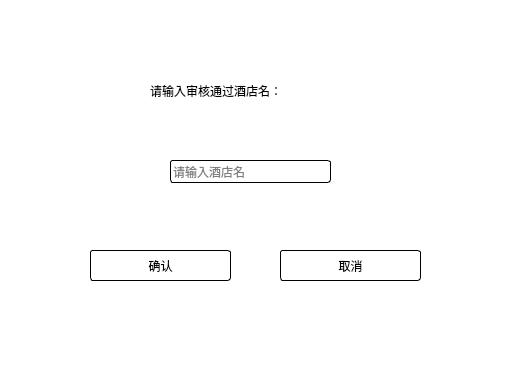
<?xml version="1.0" encoding="UTF-8"?>
<ui version="4.0">
 <class>CheckHotel</class>
 <widget class="QDialog" name="CheckHotel">
  <property name="geometry">
   <rect>
    <x>0</x>
    <y>0</y>
    <width>524</width>
    <height>384</height>
   </rect>
  </property>
  <property name="windowTitle">
   <string>审核酒店</string>
  </property>
  <property name="windowIcon">
   <iconset resource="icon.qrc">
    <normaloff>:/myimages/icon/审核.png</normaloff>:/myimages/icon/审核.png</iconset>
  </property>
  <property name="styleSheet">
   <string notr="true">background-color: rgb(255, 255, 255);</string>
  </property>
  <widget class="QLabel" name="label">
   <property name="geometry">
    <rect>
     <x>150</x>
     <y>70</y>
     <width>311</width>
     <height>41</height>
    </rect>
   </property>
   <property name="styleSheet">
    <string notr="true">font: 12pt &quot;张海山锐谐体&quot;;</string>
   </property>
   <property name="text">
    <string>请输入审核通过酒店名： </string>
   </property>
  </widget>
  <widget class="QLineEdit" name="hotelNameInput">
   <property name="geometry">
    <rect>
     <x>170</x>
     <y>160</y>
     <width>161</width>
     <height>23</height>
    </rect>
   </property>
   <property name="styleSheet">
    <string notr="true">border-radius: 3px;
border: 1px solid rgb(0, 0, 0);</string>
   </property>
   <property name="placeholderText">
    <string>请输入酒店名</string>
   </property>
  </widget>
  <widget class="QPushButton" name="checkButton">
   <property name="geometry">
    <rect>
     <x>90</x>
     <y>250</y>
     <width>141</width>
     <height>31</height>
    </rect>
   </property>
   <property name="focusPolicy">
    <enum>Qt::NoFocus</enum>
   </property>
   <property name="styleSheet">
    <string notr="true">font: 25 12pt &quot;3ds Light&quot;;
border-radius: 3px;
border: 1px solid rgb(0, 0, 0);
font: 12pt &quot;张海山锐谐体&quot;;</string>
   </property>
   <property name="text">
    <string>确认</string>
   </property>
  </widget>
  <widget class="QPushButton" name="cancelButton">
   <property name="geometry">
    <rect>
     <x>280</x>
     <y>250</y>
     <width>141</width>
     <height>31</height>
    </rect>
   </property>
   <property name="focusPolicy">
    <enum>Qt::NoFocus</enum>
   </property>
   <property name="styleSheet">
    <string notr="true">font: 25 12pt &quot;3ds Light&quot;;
border-radius: 3px;
border: 1px solid rgb(0, 0, 0);
font: 12pt &quot;张海山锐谐体&quot;;</string>
   </property>
   <property name="text">
    <string>取消</string>
   </property>
  </widget>
 </widget>
 <resources>
  <include location="icon.qrc"/>
 </resources>
 <connections>
  <connection>
   <sender>cancelButton</sender>
   <signal>clicked()</signal>
   <receiver>CheckHotel</receiver>
   <slot>close()</slot>
   <hints>
    <hint type="sourcelabel">
     <x>314</x>
     <y>251</y>
    </hint>
    <hint type="destinationlabel">
     <x>261</x>
     <y>191</y>
    </hint>
   </hints>
  </connection>
 </connections>
</ui>
